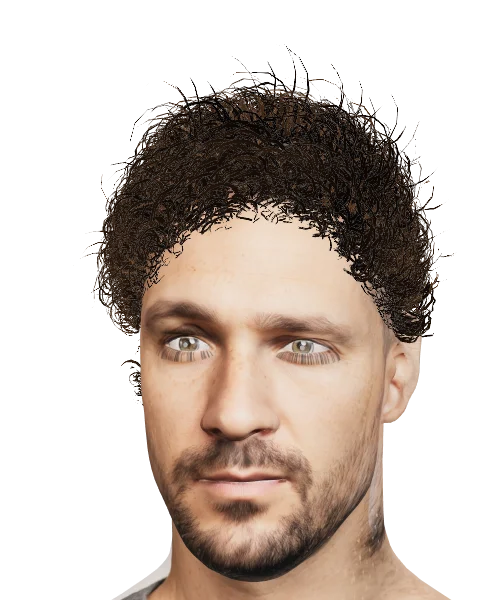
#> input picture games/qui-est-ce/prototype-3d/portraits/character-01-suspicious.webp, 480 x 600 px
$ python to_jpeg.py ../portraits/character-01-suspicious.webp --out out.png
#> lines starting #> are read from the running program, lines starting #| are printed output that depends on the picture
"""Captures PNG -> JPEG de rapport (reports/<lot>/) : largeur max et poids < 600 Ko.

    python tools/to_jpeg.py build/da/*.png --out reports/da [--width 1600]
"""
import argparse
import os

from PIL import Image

ap = argparse.ArgumentParser()
ap.add_argument('src', nargs='+'); ap.add_argument('--out', required=True); ap.add_argument('--width', type=int, default=1600)
a = ap.parse_args()
os.makedirs(a.out, exist_ok=True)
for src in a.src:
    im = Image.open(src).convert('RGB')
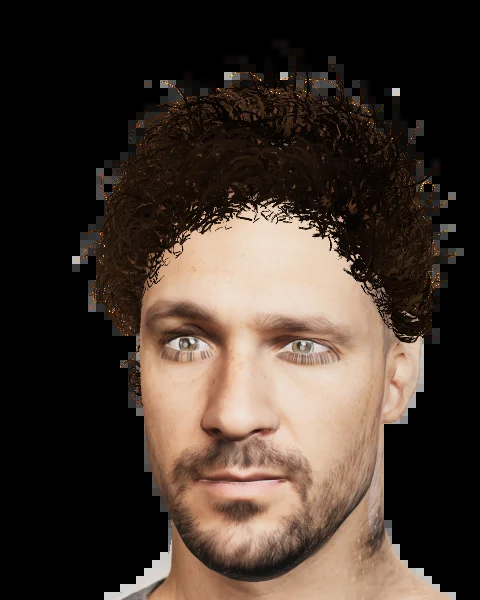
#> im: PIL image 480x600 RGB; mean R, G, B 67.3, 54.5, 45.9
    if im.width > a.width: im = im.resize((a.width, round(im.height * a.width / im.width)), Image.LANCZOS)
    dst = os.path.join(a.out, os.path.splitext(os.path.basename(src))[0] + '.jpg')
    for q in (86, 80, 74, 68, 60):                       # qualite la plus haute sous 600 Ko
        im.save(dst, 'JPEG', quality=q, optimize=True, progressive=True)
        if os.path.getsize(dst) < 600 * 1024: break
    print(f'{dst} {im.width}x{im.height} q{q} {os.path.getsize(dst) // 1024} Ko')
#| out.png/character-01-suspicious.jpg 480x600 q86 37 Ko

$ run again, on games/qui-est-ce/prototype-3d/portraits/character-04-suspicious.webp
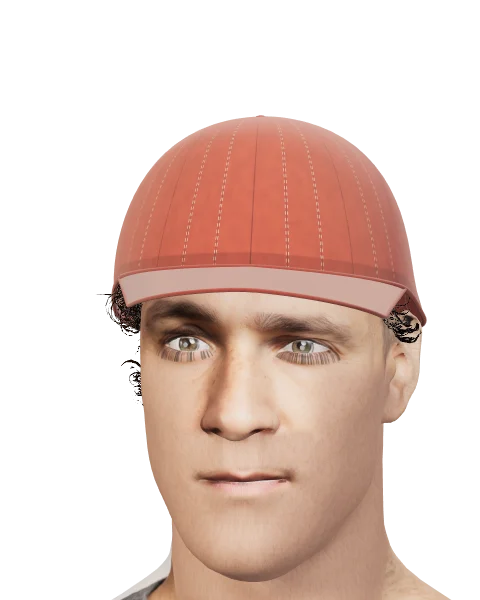
#> input picture games/qui-est-ce/prototype-3d/portraits/character-04-suspicious.webp, 480 x 600 px
#> `im = Image.open(src).convert('RGB')`:
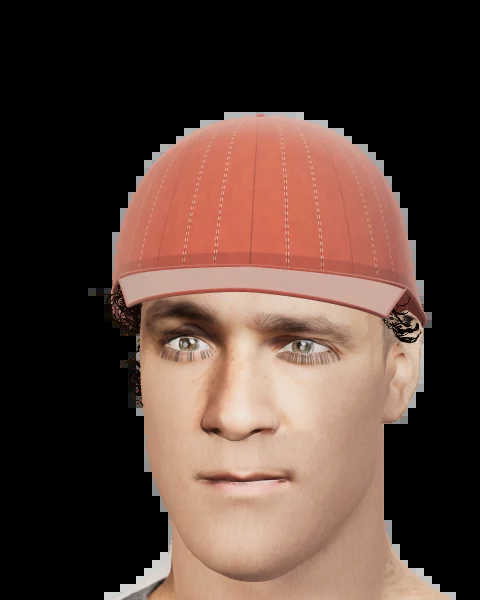
#> im: PIL image 480x600 RGB; mean R, G, B 85.6, 63.1, 54.5
#| out.png/character-04-suspicious.jpg 480x600 q86 21 Ko
